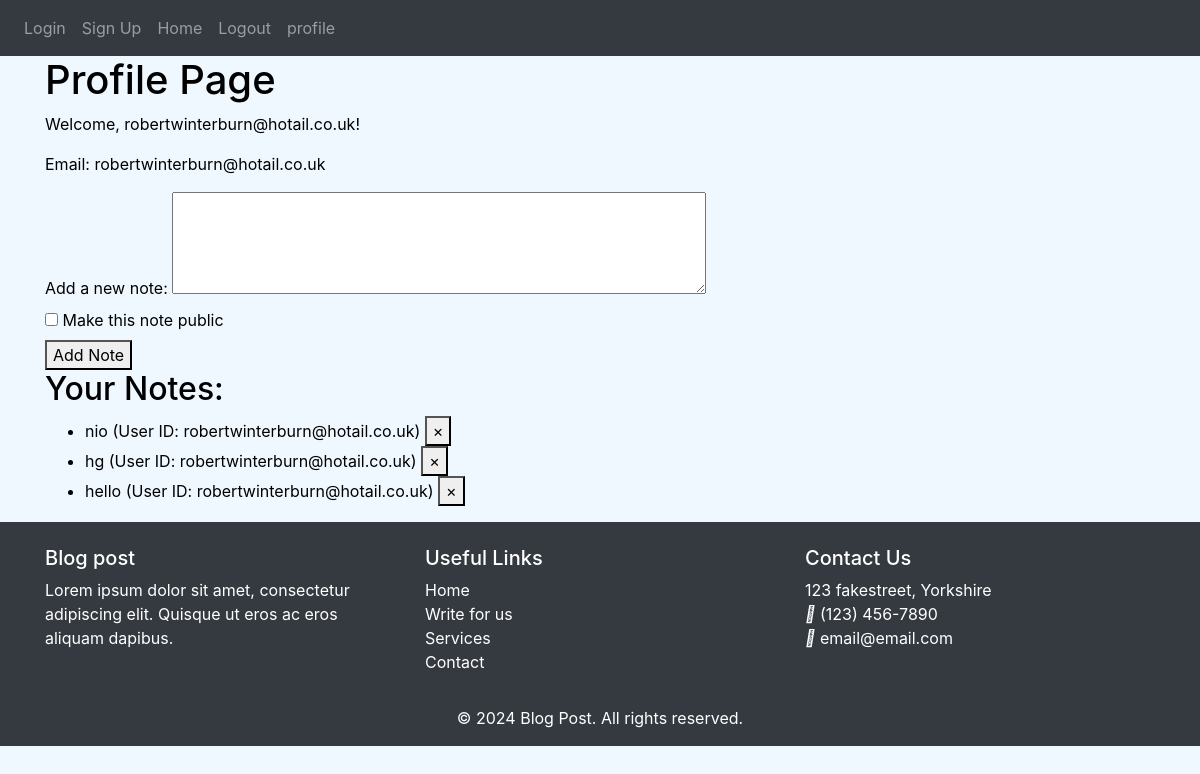
The page /profile (signed in) on the database as committed earlier.
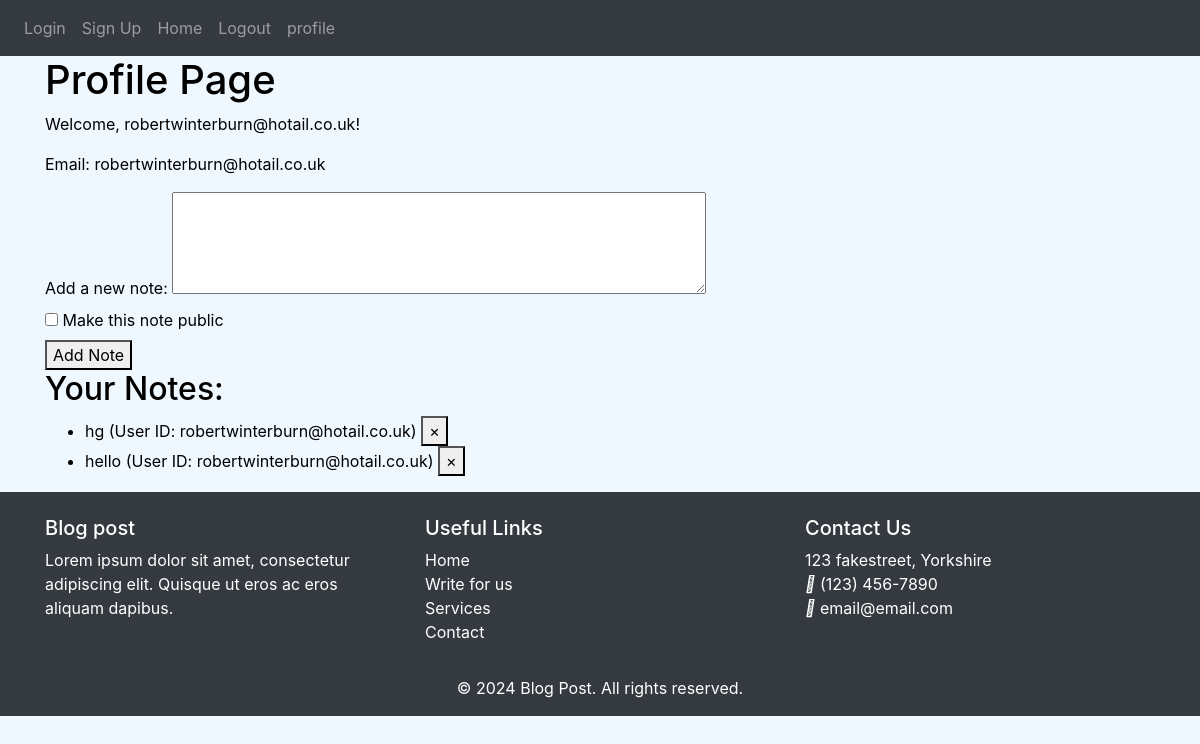
The same page on the database as committed later.
### models.py (models this page shows)
class Note(db.Model):
    __tablename__ = 'notes'
    id = db.Column(db.Integer, primary_key=True)
    data = db.Column(db.String(1000), nullable=False)
    user_id = db.Column(db.Integer, db.ForeignKey('users.id'))
    is_public = db.Column(db.Boolean, default=False)
    user = db.relationship('User', back_populates='notes')

class User(db.Model, UserMixin):
    __tablename__ = 'users'
    id = db.Column(db.Integer, primary_key=True)
    email = db.Column(db.String(150), unique=True, nullable=False)
    password = db.Column(db.String(150), nullable=False)
    first_name = db.Column(db.String(150), nullable=False)
    notes = db.relationship('Note', back_populates='user')
    comments = db.relationship('Comment', back_populates='user')
    blog_posts = db.relationship('BlogPost', back_populates='user')

### auth.py (the view, shortened to what this page needs)
@auth.route('/profile', methods=['GET', 'POST'])
@login_required
def profile():
    return render_template('profile.html', user=current_user)

### app.py (called while the page is built)
def create_app():
    app = Flask(__name__, template_folder='app/templates')
    app.config["SECRET_KEY"] = "secret"
    app.config['SQLALCHEMY_DATABASE_URI'] = f'sqlite:///{DB_NAME}'
    db.init_app(app)
    from models import User, Note, BlogPost, Comment
    login_manager = LoginManager()
    login_manager.login_view = 'auth.login'
    login_manager.init_app(app)
    @login_manager.user_loader
    def load_user(user_id):
        return User.query.get(int(user_id))
    from views import views
    from auth import auth
    app.register_blueprint(views, url_prefix='/')
    app.register_blueprint(auth, url_prefix='/')
    with app.app_context():
        create_database()
    return app

### app/templates/profile.html (shortened to what this page needs)
{% extends "base.html" %}
{% block content %}
</head>
<body>
    <h1>Profile Page</h1>
    <p>Welcome, {{ user.first_name }}!</p>
    <p>Email: {{ user.email }}</p>
    <form method="POST">
        <label for="note">Add a new note:</label>
        <textarea id="note" name="note" rows="4" cols="50"></textarea><br>
        <label for="is_public">
            <input type="checkbox" id="is_public" name="is_public"> Make this note public
        </label><br>
        <button type="submit">Add Note</button>
    </form>
    <h2>Your Notes:</h2>
    <ul>
        {% if user.notes %}
            {% for note in user.notes %}
                <li>{{ note.data }} (User ID: {{ user.first_name }})
                    <button type="button" class="delete" onClick="deleteNote({{ note.id }})">
                        <span aria-hidden="true">&times;</span>
                    </button>
                </li>
            {% endfor %}
        {% else %}
            <li>No notes found.</li>
        {% endif %}
    </ul>
</body>
</html>
{% endblock %}

Rows that differ between the two databases and show on the page:
removed Note: data "nio", {{ user.first_name }} "robertwinterburn@hotail.co.uk"
